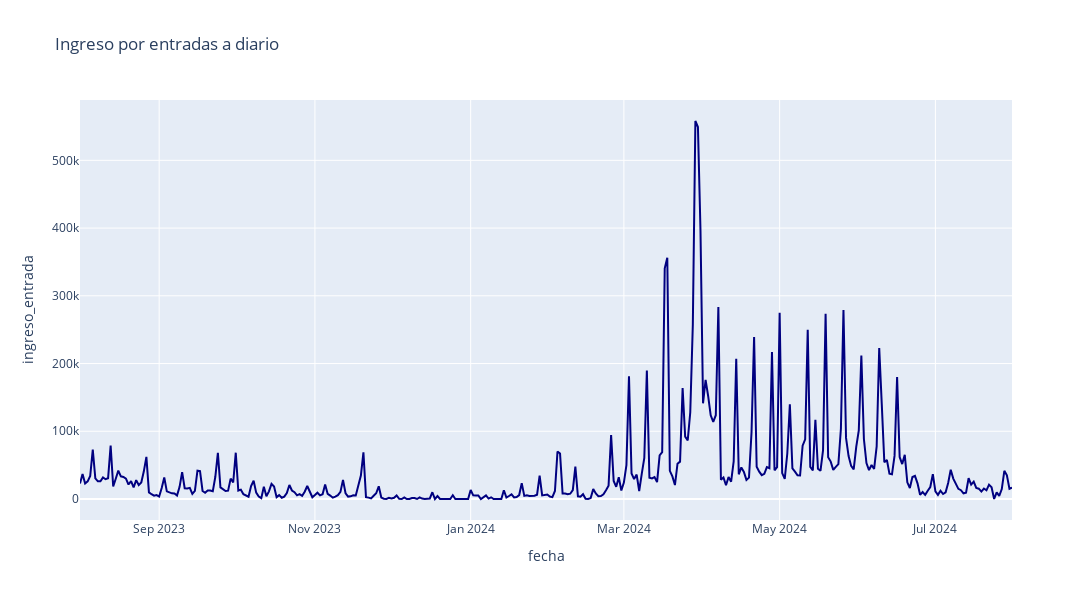

Source (notebook cell):
### Markdown cell above
### Ingresos por entradas

### Code cell
fig = px.line(df, x='fecha', y='ingreso_entrada', title='Ingreso por entradas a diario')
fig.update_layout(
    width=1200,  
    height=600  
)
fig.update_traces(line=dict(color='navy'))
fig.show()

### Figure 1 — Plotly figure (JSON) as saved in the notebook; plotly's stock layout.template omitted (floating-point values rounded to 4 significant figures; data arrays with more than 128 entries replaced by an {"elided": "..."} marker saying what was removed)
{"data": [{"hovertemplate": "fecha=%{x}<br>ingreso_entrada=%{y}<extra></extra>", "legendgroup": "", "line": {"color": "navy", "dash": "solid"}, "marker": {"symbol": "circle"}, "mode": "lines", "name": "", "orientation": "v", "showlegend": false, "type": "scatter", "x": {"elided": "366 str values"}, "xaxis": "x", "y": {"elided": "366 int values"}, "yaxis": "y"}], "layout": {"height": 600, "legend": {"tracegroupgap": 0}, "title": {"text": "Ingreso por entradas a diario"}, "width": 1200, "xaxis": {"anchor": "y", "domain": [0, 1], "title": {"text": "fecha"}}, "yaxis": {"anchor": "x", "domain": [0, 1], "title": {"text": "ingreso_entrada"}}}}
